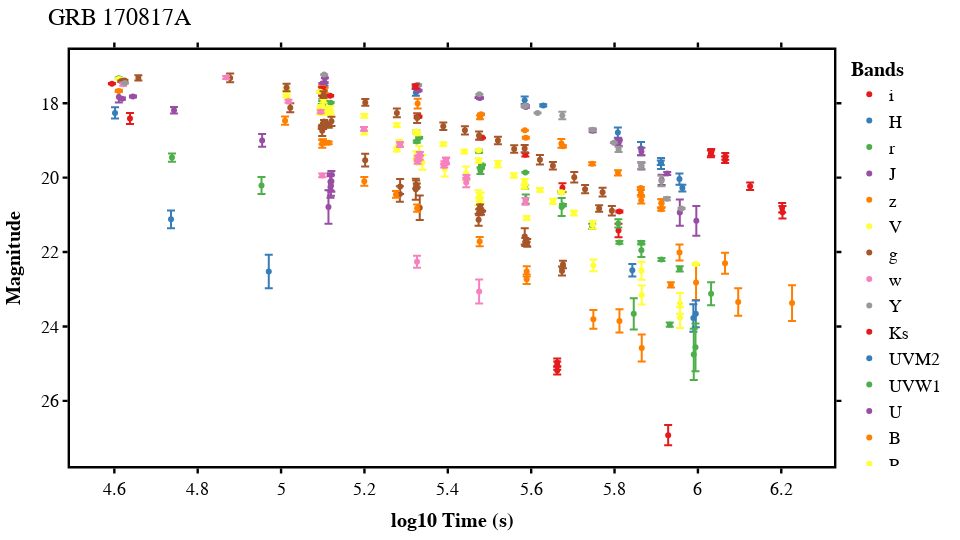

The cell this chart's notebook holds for it:
### Code cell
# initialise lightcurve object

from grblc.lightcurve import Lightcurve

grb = '170817A'

lc = Lightcurve(
    grb,
    path = 'raw',
    data_space = 'lin',
    save = True
    )

lc.displayGRB()

### Figure 1 — Plotly figure (JSON) as saved in the notebook; plotly's stock layout.template omitted (floating-point values rounded to 4 significant figures)
{"data": [{"customdata": [["LCO/Swope(1m)/CISCO", "Rossi2020"], ["LCO/Magellan2Clay(6.5m)/LDSS-3", "Rossi2020"], ["LCO/Swope(1m)/CISCO", "Rossi2020"], ["LSO/Danish(1.54m)/DFOSC", "Rossi2020"], ["LCO/Magellan2Clay(6.5m)/LDSS-3", "Rossi2020"], ["LCO/Swope(1m)/CISCO", "Rossi2020"], ["CP/Gemini-South(8.1m)/GMOS", "Rossi2020"], ["LCO/Swope(1m)/CISCO", "Rossi2020"], ["LCO/Swope(1m)/CISCO", "Rossi2020"], ["LCO/Swope(1m)/CISCO", "Rossi2020"], ["CP/Gemini-South(8.1m)/GMOS", "Rossi2020"]], "error_y": {"array": [0.018, 0.03, 0.02, 0.03, 0.02, 0.047, 0.01, 0.045, 0.116, 0.183, 0.03]}, "hovertemplate": "color=i<br>x=%{x}<br>y=%{y}<br>telescope=%{customdata[0]}<br>source=%{customdata[1]}<extra></extra>", "legendgroup": "i", "marker": {"color": "rgb(228,26,28)", "symbol": "circle"}, "mode": "markers", "name": "i", "orientation": "v", "showlegend": true, "type": "scatter", "x": [4.594, 5.099, 5.118, 5.328, 5.33, 5.478, 5.482, 5.586, 5.675, 5.81, 5.812], "xaxis": "x", "y": [17.48, 17.77, 17.8, 18.37, 18.36, 18.92, 18.93, 19.39, 20.27, 21.42, 20.91], "yaxis": "y"}, {"customdata": [["LCO/Magellan2Clay(6.5m)/LDSS-3", "Rossi2020"], ["LCO/Magellan2Clay(6.5m)/LDSS-3", "Rossi2020"], ["CP/Gemini-South(8.1m)/GMOS", "Rossi2020"], ["CP/Gemini-South(8.1m)/GMOS", "Rossi2020"], ["LCO/Magellan2Clay(6.5m)/LDSS-3", "Rossi2020"], ["CP/Gemini-South(8.1m)/GMOS", "Rossi2020"], ["Hubble/HST/WFC3", "Rossi2020"], ["CP/Gemini-South(8.1m)/GMOS", "Rossi2020"], ["CP/Gemini-South(8.1m)/GMOS", "Rossi2020"], ["Hubble/HST/WFC3", "Rossi2020"], ["CP/Gemini-South(8.1m)/GMOS", "Rossi2020"], ["CP/Gemini-South(8.1m)/GMOS", "Rossi2020"], ["Hubble/HST/WFC3", "Rossi2020"]], "error_y": {"array": [0.15, 0.01, 0.1, 0.09, 0.01, 0.1, 0.03, 0.14, 0.18, 0.06, 0.15, 0.15, 0.09]}, "hovertemplate": "color=H<br>x=%{x}<br>y=%{y}<br>telescope=%{customdata[0]}<br>source=%{customdata[1]}<extra></extra>", "legendgroup": "H", "marker": {"color": "rgb(55,126,184)", "symbol": "circle"}, "mode": "markers", "name": "H", "orientation": "v", "showlegend": true, "type": "scatter", "x": [4.602, 5.102, 5.104, 5.323, 5.325, 5.584, 5.629, 5.808, 5.863, 5.911, 5.912, 5.956, 5.963], "xaxis": "x", "y": [18.26, 17.52, 17.63, 17.71, 17.57, 17.92, 18.06, 18.79, 19.22, 19.6, 19.62, 20.04, 20.28], "yaxis": "y"}, {"customdata": [["LCO/Magellan2Clay(6.5m)/LDSS-3", "Rossi2020"], ["PAO/ANTU-VLT-UT1(8.2m)/FORS1", "Rossi2020"], ["CTIO/VictorMBlanco(4m)/DECam", "Rossi2020"], ["LCO/Magellan2Clay(6.5m)/LDSS-3", "Rossi2020"], ["Xinglong/2.16m/BFOSC", "Rossi2020"], ["LCO/Swope(1m)/CISCO", "Rossi2020"], ["PAO/ANTU-VLT-UT1(8.2m)/FORS1", "Rossi2020"], ["CTIO/VictorMBlanco(4m)/DECam", "Rossi2020"], ["LCO/Magellan2Clay(6.5m)/LDSS-3", "Rossi2020"], ["PAO/ANTU-VLT-UT1(8.2m)/FORS1", "Rossi2020"], ["CTIO/VictorMBlanco(4m)/DECam", "Rossi2020"], ["LCO/Swope(1m)/CISCO", "Rossi2020"], ["Xinglong/2.16m/BFOSC", "Rossi2020"], ["CP/Gemini-South(8.1m)/GMOS", "Rossi2020"], ["CTIO/VictorMBlanco(4m)/DECam", "Rossi2020"], ["PAO/VLT-UT3-Melipal/VIMOS", "Rossi2020"], ["LCO/Swope(1m)/CISCO", "Rossi2020"], ["PAO/ANTU-VLT-UT1(8.2m)/FORS1", "Rossi2020"], ["CTIO/VictorMBlanco(4m)/DECam", "Rossi2020"], ["Xinglong/2.16m/BFOSC", "Rossi2020"], ["PAO/ESO-VST/OMEGACAM", "Rossi2020"], ["CTIO/VictorMBlanco(4m)/DECam", "Rossi2020"], ["CP/Gemini-South(8.1m)/GMOS", "Rossi2020"], ["PAO/VLT-UT3-Melipal/VIMOS", "Rossi2020"], ["CTIO/VictorMBlanco(4m)/DECam", "Rossi2020"], ["PAO/VLT-UT3-Melipal/VIMOS", "Rossi2020"], ["PAO/VLT-UT3-Melipal/VIMOS", "Rossi2020"], ["PAO/VLT-UT3-Melipal/VIMOS", "Rossi2020"]], "error_y": {"array": [0.02, 0.02, 0.02, 0.03, 0.02, 0.018, 0.04, 0.03, 0.02, 0.01, 0.04, 0.089, 0.02, 0.01, 0.05, 0.01, 0.125, 0.03, 0.24, 0.03, 0.07, 0.11, 0.04, 0.05, 0.18, 0.04, 0.07, 0.31]}, "hovertemplate": "color=r<br>x=%{x}<br>y=%{y}<br>telescope=%{customdata[0]}<br>source=%{customdata[1]}<extra></extra>", "legendgroup": "r", "marker": {"color": "rgb(77,175,74)", "symbol": "circle"}, "mode": "markers", "name": "r", "orientation": "v", "showlegend": true, "type": "scatter", "x": [4.611, 5.095, 5.098, 5.099, 5.105, 5.119, 5.324, 5.326, 5.331, 5.475, 5.475, 5.478, 5.48, 5.482, 5.585, 5.586, 5.587, 5.672, 5.673, 5.676, 5.746, 5.809, 5.812, 5.864, 5.864, 5.913, 5.956, 6.032], "xaxis": "x", "y": [17.33, 17.69, 18.04, 17.91, 17.95, 17.98, 18.77, 19.03, 18.93, 19.28, 19.29, 19.82, 19.74, 19.66, 20.25, 19.86, 20.58, 20.39, 20.79, 20.74, 21.31, 21.23, 21.74, 21.75, 21.95, 22.2, 22.45, 23.12], "yaxis": "y"}, {"customdata": [["LCO/Magellan2Clay(6.5m)/LDSS-3", "Rossi2020"], ["PAO/ESO-VISTA(4.1m)/VIRCAM", "Rossi2020"], ["PAO/ESO-VISTA(4.1m)/VIRCAM", "Rossi2020"], ["LCO/Magellan2Clay(6.5m)/LDSS-3", "Rossi2020"], ["PAO/ESO-VISTA(4.1m)/VIRCAM", "Rossi2020"], ["LCO/Magellan2Clay(6.5m)/LDSS-3", "Rossi2020"], ["LCO/Magellan2Clay(6.5m)/LDSS-3", "Rossi2020"], ["LCO/Magellan2Clay(6.5m)/LDSS-3", "Rossi2020"], ["PAO/ESO-VISTA(4.1m)/VIRCAM", "Rossi2020"], ["LCO/Magellan2Clay(6.5m)/LDSS-3", "Rossi2020"], ["PAO/ESO-VISTA(4.1m)/VIRCAM", "Rossi2020"], ["LCO/duPont(2.5m)/WFIRC", "Rossi2020"], ["PAO/ESO-VISTA(4.1m)/VIRCAM", "Rossi2020"], ["PAO/ESO-VISTA(4.1m)/VIRCAM", "Rossi2020"], ["LCO/duPont(2.5m)/WFIRC", "Rossi2020"], ["PAO/ESO-VISTA(4.1m)/VIRCAM", "Rossi2020"], ["LCO/duPont(2.5m)/WFIRC", "Rossi2020"], ["PAO/ESO-VISTA(4.1m)/VIRCAM", "Rossi2020"], ["PAO/ESO-VISTA(4.1m)/VIRCAM", "Rossi2020"], ["PAO/ESO-VISTA(4.1m)/VIRCAM", "Rossi2020"], ["PAO/ESO-VISTA(4.1m)/VIRCAM", "Rossi2020"]], "error_y": {"array": [0.15, 0.03, 0.03, 0.01, 0.01, 0.01, 0.01, 0.01, 0.02, 0.01, 0.02, 0.02, 0.03, 0.04, 0.04, 0.08, 0.1, 0.09, 0.14, 0.35, 0.4]}, "hovertemplate": "color=J<br>x=%{x}<br>y=%{y}<br>telescope=%{customdata[0]}<br>source=%{customdata[1]}<extra></extra>", "legendgroup": "J", "marker": {"color": "rgb(152,78,163)", "symbol": "circle"}, "mode": "markers", "name": "J", "orientation": "v", "showlegend": true, "type": "scatter", "x": [4.611, 4.618, 4.645, 5.099, 5.105, 5.105, 5.323, 5.326, 5.33, 5.474, 5.477, 5.587, 5.587, 5.748, 5.809, 5.81, 5.865, 5.865, 5.913, 5.957, 5.996], "xaxis": "x", "y": [17.83, 17.88, 17.82, 17.47, 17.45, 17.32, 17.55, 17.52, 17.66, 17.85, 17.86, 18.1, 18.08, 18.74, 18.99, 19.07, 19.3, 19.69, 20.06, 20.94, 21.16], "yaxis": "y"}, {"customdata": [["LCO/Magellan2Clay(6.5m)/LDSS-3", "Rossi2020"], ["LCO/Magellan2Clay(6.5m)/LDSS-3", "Rossi2020"], ["LCO/Magellan2Clay(6.5m)/LDSS-3", "Rossi2020"], ["LCO/Magellan2Clay(6.5m)/LDSS-3", "Rossi2020"], ["Xinglong/2.16m/BFOSC", "Rossi2020"], ["LSO/Danish(1.54m)/DFOSC", "Rossi2020"], ["LCO/Magellan2Clay(6.5m)/LDSS-3", "Rossi2020"], ["Xinglong/2.16m/BFOSC", "Rossi2020"], ["PAO/VLT-UT3-Melipal/VIMOS", "Rossi2020"], ["PAO/VLT(8.2m)/FORS1", "Rossi2020"], ["LCO/Magellan2Clay(6.5m)/LDSS-3", "Rossi2020"], ["Xinglong/2.16m/BFOSC", "Rossi2020"], ["PAO/VLT(8.2m)/FORS1", "Rossi2020"], ["LCO/Magellan2Clay(6.5m)/LDSS-3", "Rossi2020"], ["PAO/VLT-UT3-Melipal/VIMOS", "Rossi2020"], ["LCO/Magellan2Clay(6.5m)/LDSS-3", "Rossi2020"], ["PAO/VLT(8.2m)/FORS1", "Rossi2020"], ["PAO/VLT-UT3-Melipal/VIMOS", "Rossi2020"], ["PAO/ANTU-VLT-UT1(8.2m)/FORS1", "Rossi2020"], ["PAO/VLT(8.2m)/FORS1", "Rossi2020"], ["PAO/VLT(8.2m)/FORS1", "Rossi2020"], ["PAO/VLT(8.2m)/FORS1", "Rossi2020"], ["PAO/VLT-UT3-Melipal/VIMOS", "Rossi2020"], ["PAO/VLT(8.2m)/FORS1", "Rossi2020"], ["PAO/VLT-UT3-Melipal/VIMOS", "Rossi2020"]], "error_y": {"array": [0.03, 0.06, 0.06, 0.06, 0.07, 0.13, 0.05, 0.02, 0.01, 0.027, 0.12, 0.03, 0.039, 0.07, 0.03, 0.07, 0.092, 0.04, 0.11, 0.11, 0.214, 0.471, 0.28, 0.368, 0.48]}, "hovertemplate": "color=z<br>x=%{x}<br>y=%{y}<br>telescope=%{customdata[0]}<br>source=%{customdata[1]}<extra></extra>", "legendgroup": "z", "marker": {"color": "rgb(255,127,0)", "symbol": "circle"}, "mode": "markers", "name": "z", "orientation": "v", "showlegend": true, "type": "scatter", "x": [4.611, 5.098, 5.098, 5.098, 5.105, 5.328, 5.477, 5.48, 5.585, 5.587, 5.672, 5.676, 5.746, 5.808, 5.863, 5.863, 5.864, 5.912, 5.912, 5.913, 5.956, 5.996, 6.065, 6.097, 6.226], "xaxis": "x", "y": [17.67, 17.62, 17.61, 17.61, 17.65, 18.01, 18.38, 18.3, 18.73, 18.93, 19.08, 19.16, 19.63, 19.87, 20.28, 20.4, 20.61, 20.85, 20.69, 20.69, 22.01, 22.82, 22.3, 23.34, 23.37], "yaxis": "y"}, {"customdata": [["LCO/Magellan2Clay(6.5m)/LDSS-3", "Rossi2020"], ["SAAO/SALT(10m)/SALTICAM", "Rossi2020"], ["LSO/NTT(3.58m)/EFOSC2+LSO/NTT(3.58m)/SOFI", "Rossi2020"], ["LSO/NTT(3.58m)/EFOSC2+LSO/NTT(3.58m)/SOFI", "Rossi2020"], ["LSO/NTT(3.58m)/EFOSC2+LSO/NTT(3.58m)/SOFI", "Rossi2020"], ["CTIO/LCOGT(1m)/Sinistro", "Rossi2020"], ["LCO/Swope(1m)/CISCO", "Rossi2020"], ["LSO/NTT(3.58m)/EFOSC2+LSO/NTT(3.58m)/SOFI", "Rossi2020"], ["LSO/NTT(3.58m)/EFOSC2+LSO/NTT(3.58m)/SOFI", "Rossi2020"], ["LSO/NTT(3.58m)/EFOSC2+LSO/NTT(3.58m)/SOFI", "Rossi2020"], ["LSO/NTT(3.58m)/EFOSC2+LSO/NTT(3.58m)/SOFI", "Rossi2020"], ["LSO/NTT(3.58m)/EFOSC2+LSO/NTT(3.58m)/SOFI", "Rossi2020"], ["SSO/iTelescope(T17)/CCD", "Rossi2020"], ["SAAO/SALT(10m)/SALTICAM", "Rossi2020"], ["SSO/iTelescope(T17)/CCD", "Rossi2020"], ["LSO/NTT(3.58m)/EFOSC2+LSO/NTT(3.58m)/SOFI", "Rossi2020"], ["CTIO/LCOGT(1m)/Sinistro", "Rossi2020"], ["LCO/Magellan2Clay(6.5m)/LDSS-3", "Rossi2020"], ["SSO/iTelescope(T17)/CCD", "Rossi2020"], ["LSO/NTT(3.58m)/EFOSC2+LSO/NTT(3.58m)/SOFI", "Rossi2020"], ["LSO/NTT(3.58m)/EFOSC2+LSO/NTT(3.58m)/SOFI", "Rossi2020"], ["SSO/iTelescope(T17)/CCD", "Rossi2020"], ["SSO/iTelescope(T17)/CCD", "Rossi2020"], ["LSO/NTT(3.58m)/EFOSC2+LSO/NTT(3.58m)/SOFI", "Rossi2020"], ["LCO/Swope(1m)/CISCO", "Rossi2020"], ["LSO/NTT(3.58m)/EFOSC2+LSO/NTT(3.58m)/SOFI", "Rossi2020"], ["PAO/VLT(8.2m)/FORS1", "Rossi2020"], ["PAO/VLT(8.2m)/FORS1", "Rossi2020"], ["PAO/VLT(8.2m)/FORS1", "Rossi2020"], ["PAO/VLT(8.2m)/FORS1", "Rossi2020"]], "error_y": {"array": [0.02, 0.04, 0.08, 0.05, 0.08, 0.04, 0.041, 0.04, 0.06, 0.04, 0.06, 0.1, 0.05, 0.05, 0.07, 0.11, 0.05, 0.08, 0.18, 0.12, 0.2, 0.2, 0.19, 0.2, 0.115, 0.15, 0.054, 0.158, 0.256, 0.28]}, "hovertemplate": "color=V<br>x=%{x}<br>y=%{y}<br>telescope=%{customdata[0]}<br>source=%{customdata[1]}<extra></extra>", "legendgroup": "V", "marker": {"color": "rgb(255,255,51)", "symbol": "circle"}, "mode": "markers", "name": "V", "orientation": "v", "showlegend": true, "type": "scatter", "x": [4.611, 5.013, 5.094, 5.095, 5.096, 5.099, 5.103, 5.108, 5.108, 5.108, 5.118, 5.118, 5.2, 5.278, 5.284, 5.325, 5.326, 5.33, 5.331, 5.333, 5.339, 5.393, 5.444, 5.473, 5.476, 5.479, 5.589, 5.749, 5.865, 5.957], "xaxis": "x", "y": [17.35, 17.81, 18.22, 18.16, 18.13, 18.28, 18.22, 18.14, 18.16, 18.18, 18.25, 18.18, 18.79, 19.25, 19.06, 19.4, 19.51, 19.51, 19.33, 19.53, 19.59, 19.77, 19.89, 20.54, 20.52, 20.55, 21.08, 22.36, 23.15, 23.76], "yaxis": "y"}, {"customdata": [["LCO/Magellan2Clay(6.5m)/LDSS-3", "Rossi2020"], ["LCO/Magellan2Clay(6.5m)/LDSS-3", "Rossi2020"], ["LCO/Magellan2Clay(6.5m)/LDSS-3", "Rossi2020"], ["LSO/REM(0.6m)/TORTORA", "Rossi2020"], ["SSO/iTelescope(T17)/CCD", "Rossi2020"], ["SSO/iTelescope(T17)/CCD", "Rossi2020"], ["CTIO/VictorMBlanco(4m)/DECam", "Rossi2020"], ["SSO/iTelescope(T17)/CCD", "Rossi2020"], ["LCO/Magellan2Clay(6.5m)/LDSS-3", "Rossi2020"], ["LCO/Magellan2Clay(6.5m)/LDSS-3", "Rossi2020"], ["LSO/MPG-ESO(2.2m)/GROND", "Rossi2020"], ["Xinglong/2.16m/BFOSC", "Rossi2020"], ["LSO/REM(0.6m)/TORTORA", "Rossi2020"], ["LCO/Swope(1m)/CISCO", "Rossi2020"], ["SSO/iTelescope(T17)/CCD", "Rossi2020"], ["SSO/iTelescope(T17)/CCD", "Rossi2020"], ["SSO/iTelescope(T17)/CCD", "Rossi2020"], ["LSO/REM(0.6m)/TORTORA", "Rossi2020"], ["LSO/MPG-ESO(2.2m)/GROND", "Rossi2020"], ["CTIO/VictorMBlanco(4m)/DECam", "Rossi2020"], ["SSO/iTelescope(T17)/CCD", "Rossi2020"], ["LSO/MPG-ESO(2.2m)/GROND", "Rossi2020"], ["CTIO/VictorMBlanco(4m)/DECam", "Rossi2020"], ["LCO/Swope(1m)/CISCO", "Rossi2020"], ["Xinglong/2.16m/BFOSC", "Rossi2020"], ["CP/Gemini-South(8.1m)/GMOS", "Rossi2020"], ["LSO/MPG-ESO(2.2m)/GROND", "Rossi2020"], ["CTIO/VictorMBlanco(4m)/DECam", "Rossi2020"], ["LCO/Magellan2Clay(6.5m)/LDSS-3", "Rossi2020"], ["LCO/Swope(1m)/CISCO", "Rossi2020"], ["PAO/ESO-VST/OMEGACAM", "Rossi2020"], ["Xinglong/2.16m/BFOSC", "Rossi2020"]], "error_y": {"array": [0.02, 0.04, 0.02, 0.07, 0.12, 0.12, 0.03, 0.14, 0.03, 0.03, 0.04, 0.06, 0.068, 0.124, 0.17, 0.21, 0.2, 0.282, 0.11, 0.05, 0.33, 0.16, 0.08, 0.049, 0.06, 0.01, 0.22, 0.11, 0.06, 0.104, 0.12, 0.1]}, "hovertemplate": "color=g<br>x=%{x}<br>y=%{y}<br>telescope=%{customdata[0]}<br>source=%{customdata[1]}<extra></extra>", "legendgroup": "g", "marker": {"color": "rgb(166,86,40)", "symbol": "circle"}, "mode": "markers", "name": "g", "orientation": "v", "showlegend": true, "type": "scatter", "x": [4.617, 4.621, 4.624, 4.658, 4.878, 5.022, 5.098, 5.099, 5.099, 5.101, 5.103, 5.105, 5.114, 5.121, 5.202, 5.285, 5.286, 5.323, 5.324, 5.326, 5.333, 5.474, 5.475, 5.477, 5.48, 5.482, 5.585, 5.586, 5.589, 5.591, 5.674, 5.676], "xaxis": "x", "y": [17.41, 17.41, 17.39, 17.32, 17.32, 18.12, 18.66, 18.74, 18.61, 18.66, 18.49, 18.55, 18.59, 18.49, 19.53, 20.44, 20.24, 20.31, 20.19, 20.21, 20.81, 21.13, 20.93, 20.77, 20.94, 20.9, 21.58, 21.73, 21.78, 21.75, 22.51, 22.33], "yaxis": "y"}, {"customdata": [["SSO/iTelescope(T17)/CCD", "Rossi2020"], ["SSO/iTelescope(T17)/CCD", "Rossi2020"], ["SSO/iTelescope(T17)/CCD", "Rossi2020"], ["SSO/iTelescope(T17)/CCD", "Rossi2020"], ["SSO/iTelescope(T17)/CCD", "Rossi2020"], ["SSO/iTelescope(T17)/CCD", "Rossi2020"], ["SSO/iTelescope(T17)/CCD", "Rossi2020"], ["SSO/iTelescope(T17)/CCD", "Rossi2020"], ["SSO/iTelescope(T17)/CCD", "Rossi2020"], ["SSO/iTelescope(T17)/CCD", "Rossi2020"], ["SSO/iTelescope(T17)/CCD", "Rossi2020"], ["SSO/iTelescope(T17)/CCD", "Rossi2020"], ["SSO/iTelescope(T17)/CCD", "Rossi2020"], ["SSO/iTelescope(T17)/CCD", "Rossi2020"], ["SSO/iTelescope(T17)/CCD", "Rossi2020"], ["SSO/iTelescope(T17)/CCD", "Rossi2020"], ["SSO/iTelescope(T17)/CCD", "Rossi2020"], ["SSO/iTelescope(T17)/CCD", "Rossi2020"]], "error_y": {"array": [0.04, 0.04, 0.04, 0.04, 0.05, 0.06, 0.06, 0.07, 0.07, 0.06, 0.05, 0.05, 0.05, 0.07, 0.08, 0.13, 0.06, 0.09]}, "hovertemplate": "color=w<br>x=%{x}<br>y=%{y}<br>telescope=%{customdata[0]}<br>source=%{customdata[1]}<extra></extra>", "legendgroup": "w", "marker": {"color": "rgb(247,129,191)", "symbol": "circle"}, "mode": "markers", "name": "w", "orientation": "v", "showlegend": true, "type": "scatter", "x": [4.621, 4.868, 5.018, 5.095, 5.199, 5.285, 5.286, 5.328, 5.328, 5.332, 5.333, 5.391, 5.392, 5.396, 5.396, 5.444, 5.445, 5.586], "xaxis": "x", "y": [17.49, 17.31, 17.95, 18.23, 18.69, 19.11, 19.11, 19.56, 19.48, 19.46, 19.36, 19.68, 19.61, 19.53, 19.56, 20.13, 19.99, 20.64], "yaxis": "y"}, {"customdata": [["PAO/ESO-VISTA(4.1m)/VIRCAM", "Rossi2020"], ["PAO/ESO-VISTA(4.1m)/VIRCAM", "Rossi2020"], ["PAO/ESO-VISTA(4.1m)/VIRCAM", "Rossi2020"], ["PAO/ESO-VISTA(4.1m)/VIRCAM", "Rossi2020"], ["LCO/duPont(2.5m)/WFIRC", "Rossi2020"], ["PAO/ESO-VISTA(4.1m)/VIRCAM", "Rossi2020"], ["LCO/duPont(2.5m)/WFIRC", "Rossi2020"], ["PAO/ESO-VISTA(4.1m)/VIRCAM", "Rossi2020"], ["PAO/ESO-VISTA(4.1m)/VIRCAM", "Rossi2020"], ["PAO/ESO-VISTA(4.1m)/VIRCAM", "Rossi2020"], ["PAO/ESO-VISTA(4.1m)/VIRCAM", "Rossi2020"]], "error_y": {"array": [0.01, 0.01, 0.02, 0.01, 0.02, 0.02, 0.1, 0.04, 0.07, 0.09, 0.14]}, "hovertemplate": "color=Y<br>x=%{x}<br>y=%{y}<br>telescope=%{customdata[0]}<br>source=%{customdata[1]}<extra></extra>", "legendgroup": "Y", "marker": {"color": "rgb(153,153,153)", "symbol": "circle"}, "mode": "markers", "name": "Y", "orientation": "v", "showlegend": true, "type": "scatter", "x": [4.626, 5.103, 5.329, 5.476, 5.584, 5.586, 5.675, 5.747, 5.81, 5.864, 5.912], "xaxis": "x", "y": [17.46, 17.23, 17.51, 17.76, 18.08, 18.07, 18.33, 18.71, 19.24, 19.67, 20.09], "yaxis": "y"}, {"customdata": [["LCO/Magellan2Clay(6.5m)/LDSS-3", "Rossi2020"], ["LCO/Magellan2Clay(6.5m)/LDSS-3", "Rossi2020"], ["LCO/Magellan2Clay(6.5m)/LDSS-3", "Rossi2020"], ["LCO/Magellan2Clay(6.5m)/LDSS-3", "Rossi2020"], ["LSO/NTT(3.58m)/EFOSC2+LSO/NTT(3.58m)/SOFI", "Rossi2020"], ["LCO/Magellan2Clay(6.5m)/LDSS-3", "Rossi2020"], ["LSO/NTT(3.58m)/EFOSC2+LSO/NTT(3.58m)/SOFI", "Rossi2020"], ["LCO/Magellan2Clay(6.5m)/LDSS-3", "Rossi2020"], ["LCO/Magellan2Clay(6.5m)/LDSS-3", "Rossi2020"], ["LCO/Magellan2Clay(6.5m)/LDSS-3", "Rossi2020"]], "error_y": {"array": [0.15, 0.04, 0.06, 0.09, 0.09, 0.09, 0.09, 0.1, 0.13, 0.17]}, "hovertemplate": "color=Ks<br>x=%{x}<br>y=%{y}<br>telescope=%{customdata[0]}<br>source=%{customdata[1]}<extra></extra>", "legendgroup": "Ks", "marker": {"color": "rgb(228,26,28)", "symbol": "circle"}, "mode": "markers", "name": "Ks", "orientation": "v", "showlegend": true, "type": "scatter", "x": [4.638, 5.099, 5.323, 6.031, 6.032, 6.065, 6.066, 6.125, 6.202, 6.203], "xaxis": "x", "y": [18.41, 17.61, 17.55, 19.36, 19.32, 19.52, 19.43, 20.23, 20.81, 20.93], "yaxis": "y"}, {"customdata": [["NGSO/Swift/UVOT", "Rossi2020"], ["NGSO/Swift/UVOT", "Rossi2020"]], "error_y": {"array": [0.24, 0.45]}, "hovertemplate": "color=UVM2<br>x=%{x}<br>y=%{y}<br>telescope=%{customdata[0]}<br>source=%{customdata[1]}<extra></extra>", "legendgroup": "UVM2", "marker": {"color": "rgb(55,126,184)", "symbol": "circle"}, "mode": "markers", "name": "UVM2", "orientation": "v", "showlegend": true, "type": "scatter", "x": [4.736, 4.971], "xaxis": "x", "y": [21.12, 22.52], "yaxis": "y"}, {"customdata": [["NGSO/Swift/UVOT", "Rossi2020"], ["NGSO/Swift/UVOT", "Rossi2020"]], "error_y": {"array": [0.11, 0.23]}, "hovertemplate": "color=UVW1<br>x=%{x}<br>y=%{y}<br>telescope=%{customdata[0]}<br>source=%{customdata[1]}<extra></extra>", "legendgroup": "UVW1", "marker": {"color": "rgb(77,175,74)", "symbol": "circle"}, "mode": "markers", "name": "UVW1", "orientation": "v", "showlegend": true, "type": "scatter", "x": [4.738, 4.953], "xaxis": "x", "y": [19.46, 20.21], "yaxis": "y"}, {"customdata": [["NGSO/Swift/UVOT", "Rossi2020"], ["NGSO/Swift/UVOT", "Rossi2020"], ["NGSO/Swift/UVOT", "Rossi2020"], ["LSO/NTT(3.58m)/EFOSC2+LSO/NTT(3.58m)/SOFI", "Rossi2020"], ["LSO/NTT(3.58m)/EFOSC2+LSO/NTT(3.58m)/SOFI", "Rossi2020"], ["LSO/NTT(3.58m)/EFOSC2+LSO/NTT(3.58m)/SOFI", "Rossi2020"], ["LSO/NTT(3.58m)/EFOSC2+LSO/NTT(3.58m)/SOFI", "Rossi2020"]], "error_y": {"array": [0.09, 0.17, 0.45, 0.29, 0.23, 0.28, 0.28]}, "hovertemplate": "color=U<br>x=%{x}<br>y=%{y}<br>telescope=%{customdata[0]}<br>source=%{customdata[1]}<extra></extra>", "legendgroup": "U", "marker": {"color": "rgb(152,78,163)", "symbol": "circle"}, "mode": "markers", "name": "U", "orientation": "v", "showlegend": true, "type": "scatter", "x": [4.743, 4.955, 5.114, 5.118, 5.118, 5.12, 5.121], "xaxis": "x", "y": [18.19, 19, 20.79, 20.25, 20.11, 20.21, 20.1], "yaxis": "y"}, {"customdata": [["SAAO/SALT(10m)/SALTICAM", "Rossi2020"], ["CTIO/LCOGT(1m)/Sinistro", "Rossi2020"], ["LCO/Magellan2Clay(6.5m)/LDSS-3", "Rossi2020"], ["LCO/Magellan2Clay(6.5m)/LDSS-3", "Rossi2020"], ["LCO/Swope(1m)/CISCO", "Rossi2020"], ["SSO/iTelescope(T17)/CCD", "Rossi2020"], ["SAAO/SALT(10m)/SALTICAM", "Rossi2020"], ["CTIO/LCOGT(1m)/Sinistro", "Rossi2020"], ["LCO/Swope(1m)/CISCO", "Rossi2020"], ["PAO/VLT(8.2m)/FORS1", "Rossi2020"], ["LCO/Magellan2Clay(6.5m)/LDSS-3", "Rossi2020"], ["PAO/VLT(8.2m)/FORS1", "Rossi2020"], ["LCO/Magellan2Clay(6.5m)/LDSS-3", "Rossi2020"], ["PAO/VLT(8.2m)/FORS1", "Rossi2020"]], "error_y": {"array": [0.11, 0.11, 0.06, 0.07, 0.037, 0.12, 0.09, 0.1, 0.126, 0.128, 0.14, 0.251, 0.31, 0.363]}, "hovertemplate": "color=B<br>x=%{x}<br>y=%{y}<br>telescope=%{customdata[0]}<br>source=%{customdata[1]}<extra></extra>", "legendgroup": "B", "marker": {"color": "rgb(255,127,0)", "symbol": "circle"}, "mode": "markers", "name": "B", "orientation": "v", "showlegend": true, "type": "scatter", "x": [5.01, 5.099, 5.1, 5.1, 5.114, 5.2, 5.276, 5.326, 5.476, 5.589, 5.589, 5.749, 5.812, 5.865], "xaxis": "x", "y": [18.47, 19.09, 19.04, 19.04, 19.07, 20.1, 20.45, 20.82, 21.72, 22.73, 22.52, 23.81, 23.85, 24.58], "yaxis": "y"}, {"customdata": [["SAAO/SALT(10m)/SALTICAM", "Rossi2020"], ["PAO/VLT(8.2m)/FORS1", "Rossi2020"], ["CTIO/LCOGT(1m)/Sinistro", "Rossi2020"], ["SSO/iTelescope(T17)/CCD", "Rossi2020"], ["SAAO/SALT(10m)/SALTICAM", "Rossi2020"], ["PAO/VLT(8.2m)/FORS1", "Rossi2020"], ["CTIO/LCOGT(1m)/Sinistro", "Rossi2020"], ["SSO/iTelescope(T17)/CCD", "Rossi2020"], ["SAAO/SALT(10m)/SALTICAM", "Rossi2020"], ["CTIO/LCOGT(1m)/Sinistro", "Rossi2020"], ["PAO/VLT(8.2m)/FORS1", "Rossi2020"], ["SSO/iTelescope(T17)/CCD", "Rossi2020"], ["SAAO/SALT(10m)/SALTICAM", "Rossi2020"], ["PAO/VLT(8.2m)/FORS1", "Rossi2020"], ["CTIO/LCOGT(1m)/Sinistro", "Rossi2020"], ["SSO/iTelescope(T17)/CCD", "Rossi2020"], ["SAAO/SALT(10m)/SALTICAM", "Rossi2020"], ["PAO/VLT(8.2m)/FORS1", "Rossi2020"], ["SSO/iTelescope(T17)/CCD", "Rossi2020"], ["PAO/VLT(8.2m)/FORS1", "Rossi2020"], ["PAO/VLT(8.2m)/FORS1", "Rossi2020"], ["PAO/VLT(8.2m)/FORS1", "Rossi2020"]], "error_y": {"array": [0.05, 0.02, 0.05, 0.05, 0.05, 0.04, 0.05, 0.05, 0.05, 0.06, 0.01, 0.09, 0.06, 0.058, 0.08, 0.05, 0.07, 0.03, 0.07, 0.106, 0.24, 0.277]}, "hovertemplate": "color=R<br>x=%{x}<br>y=%{y}<br>telescope=%{customdata[0]}<br>source=%{customdata[1]}<extra></extra>", "legendgroup": "R", "marker": {"color": "rgb(255,255,51)", "symbol": "circle"}, "mode": "markers", "name": "R", "orientation": "v", "showlegend": true, "type": "scatter", "x": [5.013, 5.094, 5.102, 5.2, 5.278, 5.324, 5.326, 5.389, 5.44, 5.474, 5.474, 5.52, 5.558, 5.584, 5.584, 5.621, 5.652, 5.673, 5.703, 5.748, 5.865, 5.957], "xaxis": "x", "y": [17.65, 17.69, 17.94, 18.34, 18.59, 18.77, 18.81, 19.1, 19.3, 19.54, 19.27, 19.64, 19.94, 20.24, 20.12, 20.33, 20.64, 20.39, 20.95, 21.27, 22.5, 23.38], "yaxis": "y"}, {"customdata": [["SAAO/SALT(10m)/SALTICAM", "Rossi2020"], ["CTIO/LCOGT(1m)/Sinistro", "Rossi2020"], ["SSO/iTelescope(T17)/CCD", "Rossi2020"], ["SAAO/SALT(10m)/SALTICAM", "Rossi2020"], ["CTIO/LCOGT(1m)/Sinistro", "Rossi2020"], ["SSO/iTelescope(T17)/CCD", "Rossi2020"], ["SAAO/SALT(10m)/SALTICAM", "Rossi2020"], ["CTIO/LCOGT(1m)/Sinistro", "Rossi2020"], ["SSO/iTelescope(T17)/CCD", "Rossi2020"], ["SAAO/SALT(10m)/SALTICAM", "Rossi2020"], ["CTIO/LCOGT(1m)/Sinistro", "Rossi2020"], ["SSO/iTelescope(T17)/CCD", "Rossi2020"], ["SAAO/SALT(10m)/SALTICAM", "Rossi2020"], ["SSO/iTelescope(T17)/CCD", "Rossi2020"], ["SAAO/SALT(10m)/SALTICAM", "Rossi2020"], ["KO/Keck-2(10m)/DEIMOS", "Rossi2020"], ["SSO/iTelescope(T17)/CCD", "Rossi2020"], ["SAAO/SALT(10m)/SALTICAM", "Rossi2020"]], "error_y": {"array": [0.1, 0.09, 0.09, 0.12, 0.13, 0.1, 0.11, 0.11, 0.1, 0.1, 0.1, 0.13, 0.1, 0.14, 0.11, 0.09, 0.12, 0.13]}, "hovertemplate": "color=I<br>x=%{x}<br>y=%{y}<br>telescope=%{customdata[0]}<br>source=%{customdata[1]}<extra></extra>", "legendgroup": "I", "marker": {"color": "rgb(166,86,40)", "symbol": "circle"}, "mode": "markers", "name": "I", "orientation": "v", "showlegend": true, "type": "scatter", "x": [5.013, 5.102, 5.202, 5.278, 5.326, 5.389, 5.441, 5.475, 5.52, 5.559, 5.584, 5.621, 5.652, 5.703, 5.729, 5.763, 5.771, 5.794], "xaxis": "x", "y": [17.58, 17.77, 17.98, 18.26, 18.4, 18.62, 18.73, 18.87, 19, 19.23, 19.22, 19.52, 19.68, 19.99, 20.31, 20.83, 20.39, 20.89], "yaxis": "y"}, {"customdata": [["CTIO/VictorMBlanco(4m)/DECam", "Rossi2020"], ["CTIO/VictorMBlanco(4m)/DECam", "Rossi2020"], ["CTIO/VictorMBlanco(4m)/DECam", "Rossi2020"]], "error_y": {"array": [0.05, 0.16, 0.32]}, "hovertemplate": "color=u<br>x=%{x}<br>y=%{y}<br>telescope=%{customdata[0]}<br>source=%{customdata[1]}<extra></extra>", "legendgroup": "u", "marker": {"color": "rgb(247,129,191)", "symbol": "circle"}, "mode": "markers", "name": "u", "orientation": "v", "showlegend": true, "type": "scatter", "x": [5.099, 5.326, 5.475], "xaxis": "x", "y": [19.94, 22.26, 23.06], "yaxis": "y"}, {"customdata": [["Hubble/HST/WFC3", "Rossi2020"], ["Hubble/HST/WFC3", "Rossi2020"], ["Hubble/HST/WFC3", "Rossi2020"], ["Hubble/HST/WFC3", "Rossi2020"]], "error_y": {"array": [0.01, 0.01, 0.04, 0.02]}, "hovertemplate": "color=F110W<br>x=%{x}<br>y=%{y}<br>telescope=%{customdata[0]}<br>source=%{customdata[1]}<extra></extra>", "legendgroup": "F110W", "marker": {"color": "rgb(153,153,153)", "symbol": "circle"}, "mode": "markers", "name": "F110W", "orientation": "v", "showlegend": true, "type": "scatter", "x": [5.615, 5.798, 5.926, 5.961], "xaxis": "x", "y": [18.26, 19.06, 20.57, 20.83], "yaxis": "y"}, {"customdata": [["Hubble/HST/WFC3", "Rossi2020"], ["Hubble/HST/WFC3", "Rossi2020"], ["Hubble/HST/WFC3", "Rossi2020"], ["Hubble/HST/WFC3", "Rossi2020"]], "error_y": {"array": [0.11, 0.11, 0.11, 0.27]}, "hovertemplate": "color=F336W<br>x=%{x}<br>y=%{y}<br>telescope=%{customdata[0]}<br>source=%{customdata[1]}<extra></extra>", "legendgroup": "F336W", "marker": {"color": "rgb(228,26,28)", "symbol": "circle"}, "mode": "markers", "name": "F336W", "orientation": "v", "showlegend": true, "type": "scatter", "x": [5.662, 5.662, 5.662, 5.929], "xaxis": "x", "y": [25.18, 24.97, 25.05, 26.92], "yaxis": "y"}, {"customdata": [["Hubble/HST/WFC3", "Rossi2020"], ["Hubble/HST/WFC3", "Rossi2020"], ["Hubble/HST/WFC3", "Rossi2020"]], "error_y": {"array": [0.17, 0.37, 0.36]}, "hovertemplate": "color=F606W<br>x=%{x}<br>y=%{y}<br>telescope=%{customdata[0]}<br>source=%{customdata[1]}<extra></extra>", "legendgroup": "F606W", "marker": {"color": "rgb(55,126,184)", "symbol": "circle"}, "mode": "markers", "name": "F606W", "orientation": "v", "showlegend": true, "type": "scatter", "x": [5.843, 5.989, 5.995], "xaxis": "x", "y": [22.49, 23.77, 23.66], "yaxis": "y"}, {"customdata": [["Hubble/HST/WFC3", "Rossi2020"], ["Hubble/HST/WFC3", "Rossi2020"], ["Hubble/HST/WFC3", "Rossi2020"], ["Hubble/HST/WFC3", "Rossi2020"]], "error_y": {"array": [0.42, 0.06, 0.69, 0.64]}, "hovertemplate": "color=F475W<br>x=%{x}<br>y=%{y}<br>telescope=%{customdata[0]}<br>source=%{customdata[1]}<extra></extra>", "legendgroup": "F475W", "marker": {"color": "rgb(77,175,74)", "symbol": "circle"}, "mode": "markers", "name": "F475W", "orientation": "v", "showlegend": true, "type": "scatter", "x": [5.846, 5.932, 5.99, 5.994], "xaxis": "x", "y": [23.66, 23.95, 24.75, 24.56], "yaxis": "y"}, {"customdata": [["Hubble/HST/WFC3", "Rossi2020"]], "error_y": {"array": [0.04]}, "hovertemplate": "color=F160W<br>x=%{x}<br>y=%{y}<br>telescope=%{customdata[0]}<br>source=%{customdata[1]}<extra></extra>", "legendgroup": "F160W", "marker": {"color": "rgb(152,78,163)", "symbol": "circle"}, "mode": "markers", "name": "F160W", "orientation": "v", "showlegend": true, "type": "scatter", "x": [5.926], "xaxis": "x", "y": [19.89], "yaxis": "y"}, {"customdata": [["Hubble/HST/WFC3", "Rossi2020"]], "error_y": {"array": [0.07]}, "hovertemplate": "color=F625W<br>x=%{x}<br>y=%{y}<br>telescope=%{customdata[0]}<br>source=%{customdata[1]}<extra></extra>", "legendgroup": "F625W", "marker": {"color": "rgb(255,127,0)", "symbol": "circle"}, "mode": "markers", "name": "F625W", "orientation": "v", "showlegend": true, "type": "scatter", "x": [5.935], "xaxis": "x", "y": [22.88], "yaxis": "y"}, {"customdata": [["Hubble/HST/WFC3", "Rossi2020"]], "error_y": {"array": [0.02]}, "hovertemplate": "color=F814W<br>x=%{x}<br>y=%{y}<br>telescope=%{customdata[0]}<br>source=%{customdata[1]}<extra></extra>", "legendgroup": "F814W", "marker": {"color": "rgb(255,255,51)", "symbol": "circle"}, "mode": "markers", "name": "F814W", "orientation": "v", "showlegend": true, "type": "scatter", "x": [5.995], "xaxis": "x", "y": [22.32], "yaxis": "y"}], "layout": {"font": {"color": "black", "family": "arial", "size": 18}, "height": 540, "legend": {"font": {"color": "black", "family": "arial", "size": 18}, "title": {"font": {"color": "black", "family": "arial", "size": 20}, "text": "<b>Bands<b>"}, "tracegroupgap": 0}, "margin": {"b": 40, "l": 40, "r": 40, "t": 50}, "plot_bgcolor": "white", "title": {"font": {"size": 24}, "text": "GRB 170817A"}, "width": 960, "xaxis": {"anchor": "y", "domain": [0, 1], "linecolor": "black", "linewidth": 2.4, "mirror": "allticks", "showgrid": false, "showline": true, "showticklabels": true, "tickcolor": "black", "tickfont": {"color": "black", "family": "arial", "size": 18}, "ticks": "outside", "tickwidth": 2.4, "title": {"font": {"color": "black", "size": 20}, "text": "<b>log10 Time (s)<b>"}}, "yaxis": {"anchor": "x", "autorange": "reversed", "domain": [0, 1], "linecolor": "black", "linewidth": 2.4, "mirror": "allticks", "showgrid": false, "showline": true, "showticklabels": true, "tickcolor": "black", "tickfont": {"color": "black", "family": "arial", "size": 18}, "ticks": "outside", "tickwidth": 2.4, "title": {"font": {"color": "black", "size": 20}, "text": "<b>Magnitude<b>"}}}}
